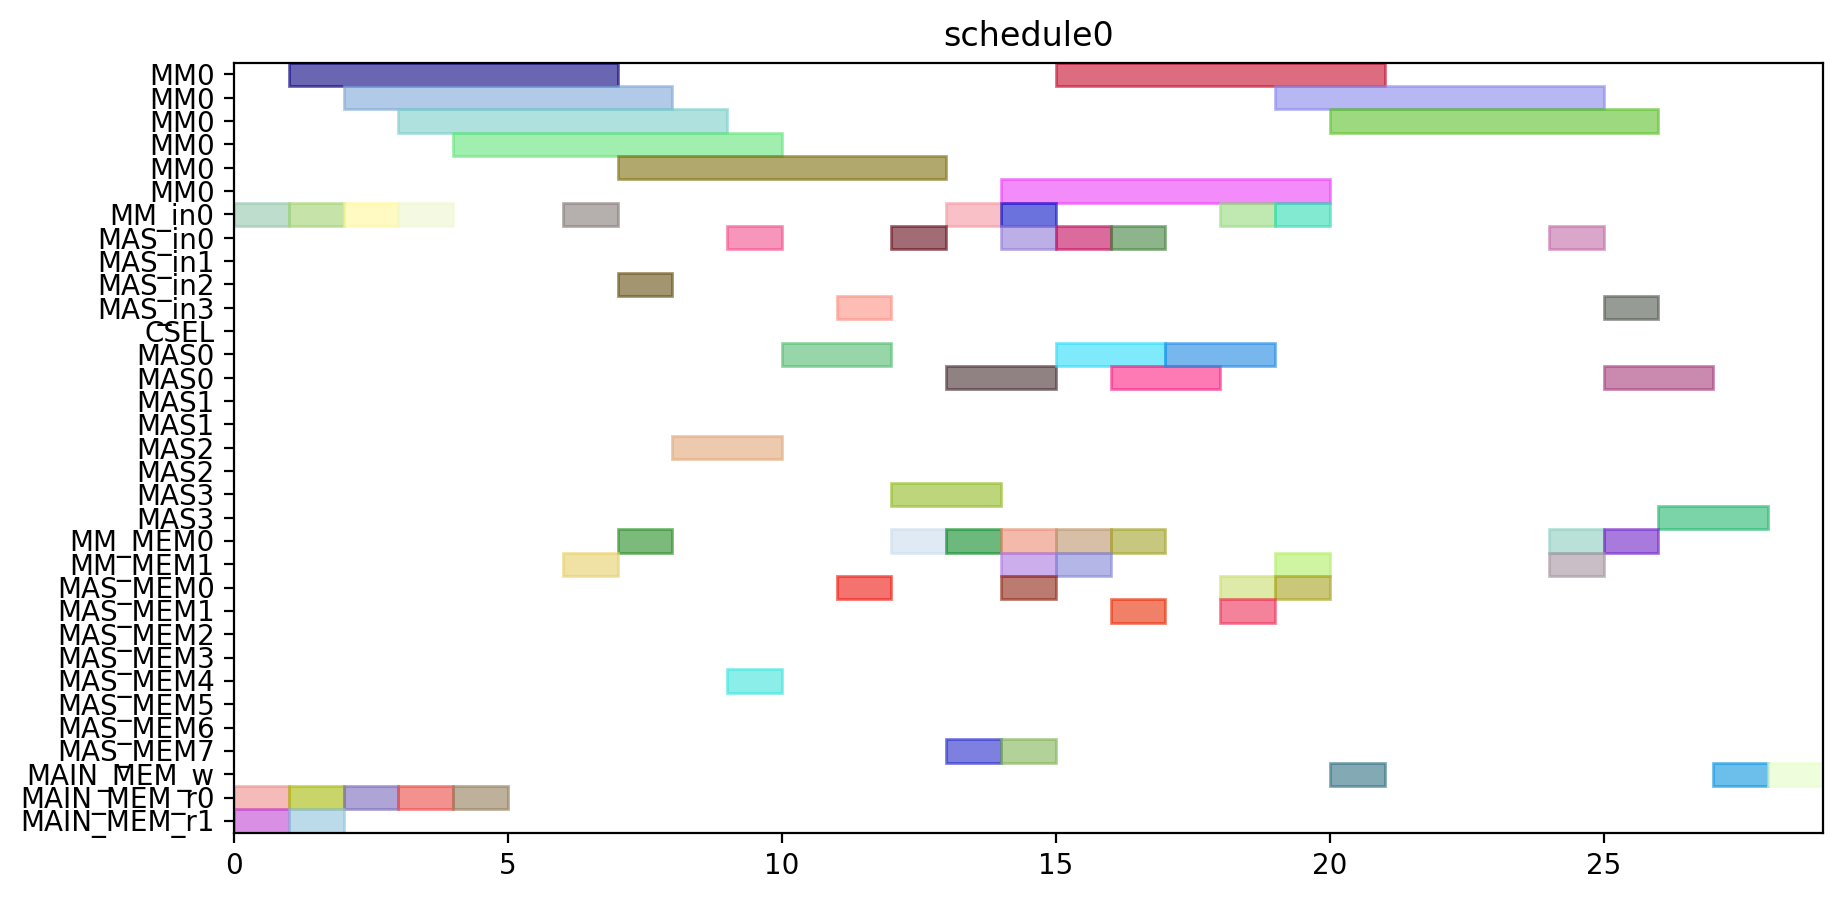

Here is the Python script that generated this plot:
from pyschedule import Scenario, solvers, plotters, alt


def solve():
	horizon = 90
	S = Scenario("schedule0", horizon=horizon)

	# resource
	MM = S.Resources('MM', num=1, size=6)
	MM_in = S.Resources('MM_in', num=1)
	MAS_in = S.Resources('MAS_in', num=4)
	CSEL = S.Resource('CSEL')
	MAS = S.Resources('MAS', num=4, size=2, periods=range(1, horizon))
	MM_MEM = S.Resources('MM_MEM', num=2)
	MAS_MEM = S.Resources('MAS_MEM', num=8)
	MAIN_MEM_w = S.Resource('MAIN_MEM_w', size=1)
	MAIN_MEM_r = S.Resources('MAIN_MEM_r', num=2)

	# result of previous scheduling

	# new tasks
	t0 = S.Task('t0', length=6, delay_cost=1)
	t0 += alt(MM)
	t0_in = S.Task('t0_in', length=1, delay_cost=1)
	t0_in += alt(MM_in)
	S += t0_in*MM_in[0]<=t0*MM[0]

	t0_mem0 = S.Task('t0_mem0', length=1, delay_cost=1)
	t0_mem0 += MAIN_MEM_r[0]
	t3 = S.Task('t3', length=6, delay_cost=1)
	t3 += alt(MM)
	t3_in = S.Task('t3_in', length=1, delay_cost=1)
	t3_in += alt(MM_in)
	S += t3_in*MM_in[0]<=t3*MM[0]

	t3_mem0 = S.Task('t3_mem0', length=1, delay_cost=1)
	t3_mem0 += MAIN_MEM_r[0]
	t3_mem1 = S.Task('t3_mem1', length=1, delay_cost=1)
	t3_mem1 += MAIN_MEM_r[1]
	t1 = S.Task('t1', length=6, delay_cost=1)
	t1 += alt(MM)
	t1_in = S.Task('t1_in', length=1, delay_cost=1)
	t1_in += alt(MM_in)
	S += t1_in*MM_in[0]<=t1*MM[0]

	t1_mem0 = S.Task('t1_mem0', length=1, delay_cost=1)
	t1_mem0 += MAIN_MEM_r[0]
	t1_mem1 = S.Task('t1_mem1', length=1, delay_cost=1)
	t1_mem1 += MAIN_MEM_r[1]
	t2 = S.Task('t2', length=6, delay_cost=1)
	t2 += alt(MM)
	t2_in = S.Task('t2_in', length=1, delay_cost=1)
	t2_in += alt(MM_in)
	S += t2_in*MM_in[0]<=t2*MM[0]

	t2_mem0 = S.Task('t2_mem0', length=1, delay_cost=1)
	t2_mem0 += MAIN_MEM_r[0]
	t4 = S.Task('t4', length=6, delay_cost=1)
	t4 += alt(MM)
	t4_in = S.Task('t4_in', length=1, delay_cost=1)
	t4_in += alt(MM_in)
	S += t4_in*MM_in[0]<=t4*MM[0]

	t4_mem0 = S.Task('t4_mem0', length=1, delay_cost=1)
	t4_mem0 += MAIN_MEM_r[0]
	t4_mem1 = S.Task('t4_mem1', length=1, delay_cost=1)
	t4_mem1 += alt(MM_MEM)
	S += (t2*MM[0])-1 < t4_mem1*MM_MEM[1]
	S += t4_mem1 <= t4

	t5 = S.Task('t5', length=2, delay_cost=1)
	t5 += alt(MAS)
	t5_in = S.Task('t5_in', length=1, delay_cost=1)
	t5_in += alt(MAS_in)
	S += t5_in*MAS_in[0]<=t5*MAS[0]

	S += t5_in*MAS_in[1]<=t5*MAS[1]

	S += t5_in*MAS_in[2]<=t5*MAS[2]

	S += t5_in*MAS_in[3]<=t5*MAS[3]

	t5_mem0 = S.Task('t5_mem0', length=1, delay_cost=1)
	t5_mem0 += alt(MM_MEM)
	S += (t0*MM[0])-1 < t5_mem0*MM_MEM[0]
	S += t5_mem0 <= t5

	t6 = S.Task('t6', length=2, delay_cost=1)
	t6 += alt(MAS)
	t6_in = S.Task('t6_in', length=1, delay_cost=1)
	t6_in += alt(MAS_in)
	S += t6_in*MAS_in[0]<=t6*MAS[0]

	S += t6_in*MAS_in[1]<=t6*MAS[1]

	S += t6_in*MAS_in[2]<=t6*MAS[2]

	S += t6_in*MAS_in[3]<=t6*MAS[3]

	t6_mem0 = S.Task('t6_mem0', length=1, delay_cost=1)
	t6_mem0 += alt(MAS_MEM)
	S += (t5*MAS[0])-1 < t6_mem0*MAS_MEM[0]
	S += (t5*MAS[1])-1 < t6_mem0*MAS_MEM[2]
	S += (t5*MAS[2])-1 < t6_mem0*MAS_MEM[4]
	S += (t5*MAS[3])-1 < t6_mem0*MAS_MEM[6]
	S += t6_mem0 <= t6

	t9 = S.Task('t9', length=2, delay_cost=1)
	t9 += alt(MAS)
	t9_in = S.Task('t9_in', length=1, delay_cost=1)
	t9_in += alt(MAS_in)
	S += t9_in*MAS_in[0]<=t9*MAS[0]

	S += t9_in*MAS_in[1]<=t9*MAS[1]

	S += t9_in*MAS_in[2]<=t9*MAS[2]

	S += t9_in*MAS_in[3]<=t9*MAS[3]

	t9_mem0 = S.Task('t9_mem0', length=1, delay_cost=1)
	t9_mem0 += alt(MM_MEM)
	S += (t0*MM[0])-1 < t9_mem0*MM_MEM[0]
	S += t9_mem0 <= t9

	t9_mem1 = S.Task('t9_mem1', length=1, delay_cost=1)
	t9_mem1 += alt(MM_MEM)
	S += (t4*MM[0])-1 < t9_mem1*MM_MEM[1]
	S += t9_mem1 <= t9

	t10 = S.Task('t10', length=2, delay_cost=1)
	t10 += alt(MAS)
	t10_in = S.Task('t10_in', length=1, delay_cost=1)
	t10_in += alt(MAS_in)
	S += t10_in*MAS_in[0]<=t10*MAS[0]

	S += t10_in*MAS_in[1]<=t10*MAS[1]

	S += t10_in*MAS_in[2]<=t10*MAS[2]

	S += t10_in*MAS_in[3]<=t10*MAS[3]

	t10_mem0 = S.Task('t10_mem0', length=1, delay_cost=1)
	t10_mem0 += alt(MM_MEM)
	S += (t4*MM[0])-1 < t10_mem0*MM_MEM[0]
	S += t10_mem0 <= t10

	t7 = S.Task('t7', length=2, delay_cost=1)
	t7 += alt(MAS)
	t7_in = S.Task('t7_in', length=1, delay_cost=1)
	t7_in += alt(MAS_in)
	S += t7_in*MAS_in[0]<=t7*MAS[0]

	S += t7_in*MAS_in[1]<=t7*MAS[1]

	S += t7_in*MAS_in[2]<=t7*MAS[2]

	S += t7_in*MAS_in[3]<=t7*MAS[3]

	t7_mem0 = S.Task('t7_mem0', length=1, delay_cost=1)
	t7_mem0 += alt(MAS_MEM)
	S += (t6*MAS[0])-1 < t7_mem0*MAS_MEM[0]
	S += (t6*MAS[1])-1 < t7_mem0*MAS_MEM[2]
	S += (t6*MAS[2])-1 < t7_mem0*MAS_MEM[4]
	S += (t6*MAS[3])-1 < t7_mem0*MAS_MEM[6]
	S += t7_mem0 <= t7

	t11 = S.Task('t11', length=2, delay_cost=1)
	t11 += alt(MAS)
	t11_in = S.Task('t11_in', length=1, delay_cost=1)
	t11_in += alt(MAS_in)
	S += t11_in*MAS_in[0]<=t11*MAS[0]

	S += t11_in*MAS_in[1]<=t11*MAS[1]

	S += t11_in*MAS_in[2]<=t11*MAS[2]

	S += t11_in*MAS_in[3]<=t11*MAS[3]

	t11_mem0 = S.Task('t11_mem0', length=1, delay_cost=1)
	t11_mem0 += alt(MAS_MEM)
	S += (t10*MAS[0])-1 < t11_mem0*MAS_MEM[0]
	S += (t10*MAS[1])-1 < t11_mem0*MAS_MEM[2]
	S += (t10*MAS[2])-1 < t11_mem0*MAS_MEM[4]
	S += (t10*MAS[3])-1 < t11_mem0*MAS_MEM[6]
	S += t11_mem0 <= t11

	t11_mem1 = S.Task('t11_mem1', length=1, delay_cost=1)
	t11_mem1 += alt(MM_MEM)
	S += (t4*MM[0])-1 < t11_mem1*MM_MEM[1]
	S += t11_mem1 <= t11

	t8 = S.Task('t8', length=6, delay_cost=1)
	t8 += alt(MM)
	t8_in = S.Task('t8_in', length=1, delay_cost=1)
	t8_in += alt(MM_in)
	S += t8_in*MM_in[0]<=t8*MM[0]

	t8_mem0 = S.Task('t8_mem0', length=1, delay_cost=1)
	t8_mem0 += alt(MM_MEM)
	S += (t4*MM[0])-1 < t8_mem0*MM_MEM[0]
	S += t8_mem0 <= t8

	t8_mem1 = S.Task('t8_mem1', length=1, delay_cost=1)
	t8_mem1 += alt(MAS_MEM)
	S += (t7*MAS[0])-1 < t8_mem1*MAS_MEM[1]
	S += (t7*MAS[1])-1 < t8_mem1*MAS_MEM[3]
	S += (t7*MAS[2])-1 < t8_mem1*MAS_MEM[5]
	S += (t7*MAS[3])-1 < t8_mem1*MAS_MEM[7]
	S += t8_mem1 <= t8

	new_PZ = S.Task('new_PZ', length=6, delay_cost=1)
	new_PZ += alt(MM)
	new_PZ_in = S.Task('new_PZ_in', length=1, delay_cost=1)
	new_PZ_in += alt(MM_in)
	S += new_PZ_in*MM_in[0]<=new_PZ*MM[0]

	S += 0<new_PZ

	new_PZ_w = S.Task('new_PZ_w', length=1, delay_cost=1)
	new_PZ_w += alt(MAIN_MEM_w)
	S += new_PZ <= new_PZ_w

	new_PZ_mem0 = S.Task('new_PZ_mem0', length=1, delay_cost=1)
	new_PZ_mem0 += alt(MM_MEM)
	S += (t1*MM[0])-1 < new_PZ_mem0*MM_MEM[0]
	S += new_PZ_mem0 <= new_PZ

	new_PZ_mem1 = S.Task('new_PZ_mem1', length=1, delay_cost=1)
	new_PZ_mem1 += alt(MAS_MEM)
	S += (t7*MAS[0])-1 < new_PZ_mem1*MAS_MEM[1]
	S += (t7*MAS[1])-1 < new_PZ_mem1*MAS_MEM[3]
	S += (t7*MAS[2])-1 < new_PZ_mem1*MAS_MEM[5]
	S += (t7*MAS[3])-1 < new_PZ_mem1*MAS_MEM[7]
	S += new_PZ_mem1 <= new_PZ

	t12 = S.Task('t12', length=2, delay_cost=1)
	t12 += alt(MAS)
	t12_in = S.Task('t12_in', length=1, delay_cost=1)
	t12_in += alt(MAS_in)
	S += t12_in*MAS_in[0]<=t12*MAS[0]

	S += t12_in*MAS_in[1]<=t12*MAS[1]

	S += t12_in*MAS_in[2]<=t12*MAS[2]

	S += t12_in*MAS_in[3]<=t12*MAS[3]

	t12_mem0 = S.Task('t12_mem0', length=1, delay_cost=1)
	t12_mem0 += alt(MM_MEM)
	S += (t0*MM[0])-1 < t12_mem0*MM_MEM[0]
	S += t12_mem0 <= t12

	t12_mem1 = S.Task('t12_mem1', length=1, delay_cost=1)
	t12_mem1 += alt(MAS_MEM)
	S += (t11*MAS[0])-1 < t12_mem1*MAS_MEM[1]
	S += (t11*MAS[1])-1 < t12_mem1*MAS_MEM[3]
	S += (t11*MAS[2])-1 < t12_mem1*MAS_MEM[5]
	S += (t11*MAS[3])-1 < t12_mem1*MAS_MEM[7]
	S += t12_mem1 <= t12

	t13 = S.Task('t13', length=6, delay_cost=1)
	t13 += alt(MM)
	t13_in = S.Task('t13_in', length=1, delay_cost=1)
	t13_in += alt(MM_in)
	S += t13_in*MM_in[0]<=t13*MM[0]

	t13_mem0 = S.Task('t13_mem0', length=1, delay_cost=1)
	t13_mem0 += alt(MAS_MEM)
	S += (t12*MAS[0])-1 < t13_mem0*MAS_MEM[0]
	S += (t12*MAS[1])-1 < t13_mem0*MAS_MEM[2]
	S += (t12*MAS[2])-1 < t13_mem0*MAS_MEM[4]
	S += (t12*MAS[3])-1 < t13_mem0*MAS_MEM[6]
	S += t13_mem0 <= t13

	t13_mem1 = S.Task('t13_mem1', length=1, delay_cost=1)
	t13_mem1 += alt(MAS_MEM)
	S += (t9*MAS[0])-1 < t13_mem1*MAS_MEM[1]
	S += (t9*MAS[1])-1 < t13_mem1*MAS_MEM[3]
	S += (t9*MAS[2])-1 < t13_mem1*MAS_MEM[5]
	S += (t9*MAS[3])-1 < t13_mem1*MAS_MEM[7]
	S += t13_mem1 <= t13

	t14 = S.Task('t14', length=6, delay_cost=1)
	t14 += alt(MM)
	t14_in = S.Task('t14_in', length=1, delay_cost=1)
	t14_in += alt(MM_in)
	S += t14_in*MM_in[0]<=t14*MM[0]

	t14_mem0 = S.Task('t14_mem0', length=1, delay_cost=1)
	t14_mem0 += alt(MAS_MEM)
	S += (t12*MAS[0])-1 < t14_mem0*MAS_MEM[0]
	S += (t12*MAS[1])-1 < t14_mem0*MAS_MEM[2]
	S += (t12*MAS[2])-1 < t14_mem0*MAS_MEM[4]
	S += (t12*MAS[3])-1 < t14_mem0*MAS_MEM[6]
	S += t14_mem0 <= t14

	t14_mem1 = S.Task('t14_mem1', length=1, delay_cost=1)
	t14_mem1 += alt(MM_MEM)
	S += (t3*MM[0])-1 < t14_mem1*MM_MEM[1]
	S += t14_mem1 <= t14

	new_PY = S.Task('new_PY', length=2, delay_cost=1)
	new_PY += alt(MAS)
	new_PY_in = S.Task('new_PY_in', length=1, delay_cost=1)
	new_PY_in += alt(MAS_in)
	S += new_PY_in*MAS_in[0]<=new_PY*MAS[0]

	S += new_PY_in*MAS_in[1]<=new_PY*MAS[1]

	S += new_PY_in*MAS_in[2]<=new_PY*MAS[2]

	S += new_PY_in*MAS_in[3]<=new_PY*MAS[3]

	S += 0<new_PY

	new_PY_w = S.Task('new_PY_w', length=1, delay_cost=1)
	new_PY_w += alt(MAIN_MEM_w)
	S += new_PY <= new_PY_w

	new_PY_mem0 = S.Task('new_PY_mem0', length=1, delay_cost=1)
	new_PY_mem0 += alt(MM_MEM)
	S += (t8*MM[0])-1 < new_PY_mem0*MM_MEM[0]
	S += new_PY_mem0 <= new_PY

	new_PY_mem1 = S.Task('new_PY_mem1', length=1, delay_cost=1)
	new_PY_mem1 += alt(MM_MEM)
	S += (t13*MM[0])-1 < new_PY_mem1*MM_MEM[1]
	S += new_PY_mem1 <= new_PY

	new_PX = S.Task('new_PX', length=2, delay_cost=1)
	new_PX += alt(MAS)
	new_PX_in = S.Task('new_PX_in', length=1, delay_cost=1)
	new_PX_in += alt(MAS_in)
	S += new_PX_in*MAS_in[0]<=new_PX*MAS[0]

	S += new_PX_in*MAS_in[1]<=new_PX*MAS[1]

	S += new_PX_in*MAS_in[2]<=new_PX*MAS[2]

	S += new_PX_in*MAS_in[3]<=new_PX*MAS[3]

	S += 0<new_PX

	new_PX_w = S.Task('new_PX_w', length=1, delay_cost=1)
	new_PX_w += alt(MAIN_MEM_w)
	S += new_PX <= new_PX_w

	new_PX_mem0 = S.Task('new_PX_mem0', length=1, delay_cost=1)
	new_PX_mem0 += alt(MM_MEM)
	S += (t14*MM[0])-1 < new_PX_mem0*MM_MEM[0]
	S += new_PX_mem0 <= new_PX

	solvers.mip.solve(S,msg=1,kind='CPLEX',ratio_gap=1.01)

	solution = [['hoge']*len(S.solution()[1]) for i in range(len(S.solution()))]
	for i in range(len(S.solution())):
		for j in range(len(S.solution()[i])):
			solution[i][j]=str(S.solution()[i][j])
	print(solution)

	cycles = int(solution[-1][3])

	pic_file_name = "/home/mfukuda/ABE/multiRAM_multiMAS_16mux/scheduling_result/stage6MM1_stage2MAS4/EP_DBL_A_0/schedule0.png"
	if(S.solution() != []):
		plotters.matplotlib.plot(S,img_filename=pic_file_name, show_task_labels=False, fig_size=(cycles*0.25+3, 5))

	return solution
